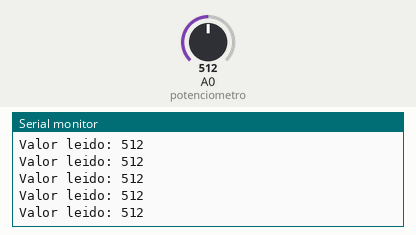
Simulated run of this sketch. Board: Arduino Uno, built with avr-gcc and run on an emulated ATmega328P. On the bench: the last lines printed to the serial monitor. Inputs (shaded band) come from the test bench; at power-on: A0 (potenciometro) = 512.

Above: at 1.2 s.
1.3 s: A0 (potenciometro) set to 716
At 1.68 s:
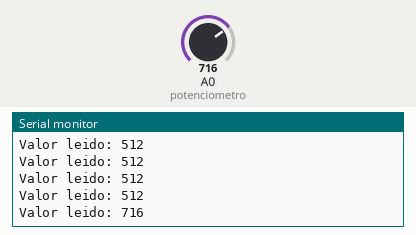
2.8 s: A0 (potenciometro) set to 900
At 2.94 s:
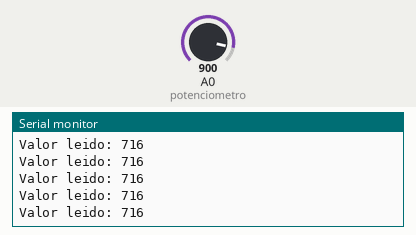
Timing chart, 0 to 5.8 s (numbered marks = the images above; inputs shaded):
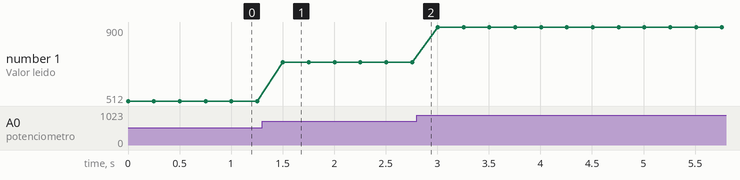

The sketch:

Prog_7_Potenciometro.ino
```cpp
int potenciometro = A0;  //analogico -> A0 - A5
//3 entradas
// - izquierda (gnd, 5v)
// - centro = A0
// - derecha (5v, gnd)

void setup() {
  // put your setup code here, to run once:

  // ADC = // 5 volts de voltaje de referencia
  //10 bits de resolución -> 1024 valores = {0, 23}
  // Los pines analógicos solo funcionan como entradas,
  //por lo que no se requiere que se defina el modo de trabajo
  // 0 = 0 volts
  //1023 = 5 volts
  Serial.begin(9600);
}

int valor;

void loop() {
  // put your main code here, to run repeatedly:
  valor = analogRead(potenciometro);
  Serial.println("Valor leido: " + String(valor));
  delay(250);  //ms
}
```

Measured:
- after the input at 1.3 s, the serial monitor: prints a new line after 0.20 s (image 1)
- plotted number 1: 512 → 716 after the input at 1.3 s, 716 → 900 after the input at 2.8 s
